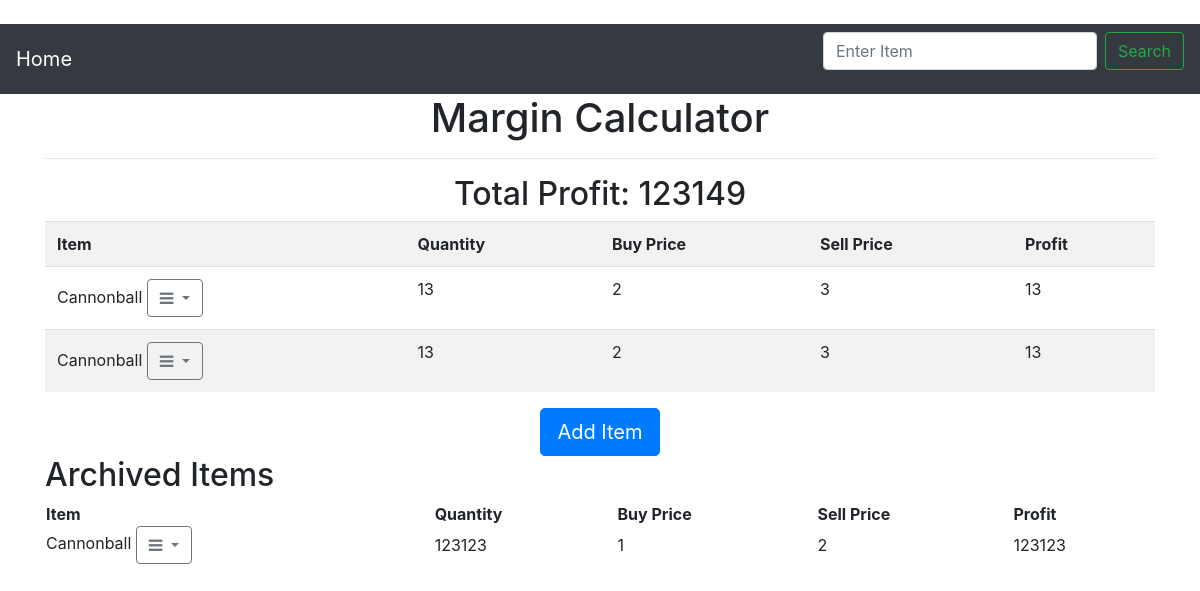
The page / on the database its author committed.
### app.py (models this page shows)
class Todo(db.Model):
    id = db.Column(db.Integer, primary_key=True)
    text = db.Column(db.String(200))
    complete = db.Column(db.Boolean)
    quantity = db.Column(db.Integer)
    buy = db.Column(db.Integer)
    sell = db.Column(db.Integer)

### app.py (the view)
@app.route('/')
def index():
    incomplete = Todo.query.filter_by(complete=False).all()
    complete = Todo.query.filter_by(complete=True).all()
    return render_template('index.html', incomplete=incomplete, complete=complete)

### templates/index.html (shortened to what this page needs)
﻿<!DOCTYPE html>
<html lang="en">
<head>
	<link rel="stylesheet" href="https://stackpath.bootstrapcdn.com/bootstrap/4.1.1/css/bootstrap.min.css"
>
	<link rel="stylesheet" href="https://cdnjs.cloudflare.com/ajax/libs/font-awesome/4.7.0/css/font-awesome.min.css">
	<link rel="stylesheet" type="text/css" href="main.css" />
</head>
<body onload="sumProfit()">
	<nav class="navbar navbar-dark bg-dark">
		<a class="navbar-brand" href="{{ url_for('index') }}">Home</a>
		<form class="form-inline" action="{{ url_for('search') }}" method="POST">
			<input class="form-control mr-sm-2" type="text" name="search" placeholder="Enter Item" aria-label="Search" aria-describedby="basic-addon1">
			<button class="btn btn-outline-success my-2 my-sm-0" type="submit">Search</button>
		</form>
	</nav>
	<div class="container">
		<h1 class="text-center">Margin Calculator</h1>
		<hr />
		<div>
			<h2 class="text-center">
				Total Profit: <span id="profit"></span>
			</h2>
		</div>
		<div>
			<ul class="list-group">
				<table class="table table-striped">
					<tr>
						<th>Item</th>
						<th>Quantity</th>
						<th>Buy Price</th>
						<th>Sell Price</th>
						<th>Profit</th>
					</tr>
					{% for todo in incomplete %}
					<tr>
						<td>
							<span class="dropdown">
								{{ todo.text }}
								<button class="btn btn-small btn btn-outline-secondary dropdown-toggle" type="button" data-toggle="dropdown">
									<i class="fa fa-bars more-btn" aria-hidden="true"></i>
								</button>
							</span>
						</td>
						<td>{{ todo.quantity }}</td>
						<td>{{ todo.buy }}</td>
						<td>{{ todo.sell}}</td>
						<td class="profit"> {{ (todo.sell - todo.buy) * todo.quantity }}</td>
					</tr>
					{% endfor %}
				</table>
			</ul>
		</div>
		<div class="text-center">
			<button type="button" class="btn btn-primary btn-lg" id="add-item" onclick="showAddItem()">Add Item</button>
		</div>
		<h2>Archived Items</h2>
		<ul class="list-group">
			<table>
				<tr>
					<th>Item</th>
					<th>Quantity</th>
					<th>Buy Price</th>
					<th>Sell Price</th>
					<th>Profit</th>
				</tr>
				{% for todo in complete %}
				<tr>
					<td>
						<span class="dropdown">
							{{ todo.text }}
							<button class="btn btn-small btn btn-outline-secondary dropdown-toggle" type="button" data-toggle="dropdown">
								<i class="fa fa-bars more-btn" aria-hidden="true"></i>
							</button>
						</span>
					</td>
					<td>{{ todo.quantity }}</td>
					<td>{{ todo.buy }}</td>
					<td>{{ todo.sell}}</td>
					<td class="profit"> {{ (todo.sell - todo.buy) * todo.quantity }}</td>
				</tr>
				{% endfor %}
			</table>
		</ul>
	</div>
</body>
</html>

### templates/index.html (style rules this page uses)
.more-btn { cursor: pointer; }

### rows shown on the page
Todo: text "Cannonball", quantity "13", buy "2", sell "3", (todo.sell-todo.buy)*todo.quantity "13"
Todo: text "Cannonball", quantity "13", buy "2", sell "3", (todo.sell-todo.buy)*todo.quantity "13"
Todo: text "Cannonball", quantity "123123", buy "1", sell "2", (todo.sell-todo.buy)*todo.quantity "123123"
